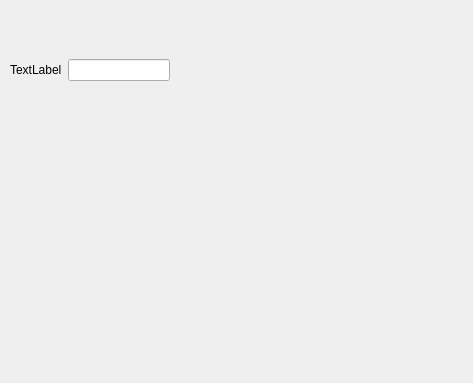
<?xml version="1.0" encoding="UTF-8"?>
<ui version="4.0">
 <class>Dialog</class>
 <widget class="QDialog" name="Dialog">
  <property name="geometry">
   <rect>
    <x>0</x>
    <y>0</y>
    <width>473</width>
    <height>383</height>
   </rect>
  </property>
  <property name="windowTitle">
   <string>Dialog</string>
  </property>
  <widget class="QWidget" name="horizontalLayoutWidget">
   <property name="geometry">
    <rect>
     <x>10</x>
     <y>30</y>
     <width>160</width>
     <height>80</height>
    </rect>
   </property>
   <layout class="QHBoxLayout" name="horizontalLayout">
    <item>
     <widget class="QLabel" name="label">
      <property name="text">
       <string>TextLabel</string>
      </property>
     </widget>
    </item>
    <item>
     <widget class="QLineEdit" name="lineEdit"/>
    </item>
   </layout>
  </widget>
 </widget>
 <resources/>
 <connections/>
</ui>
